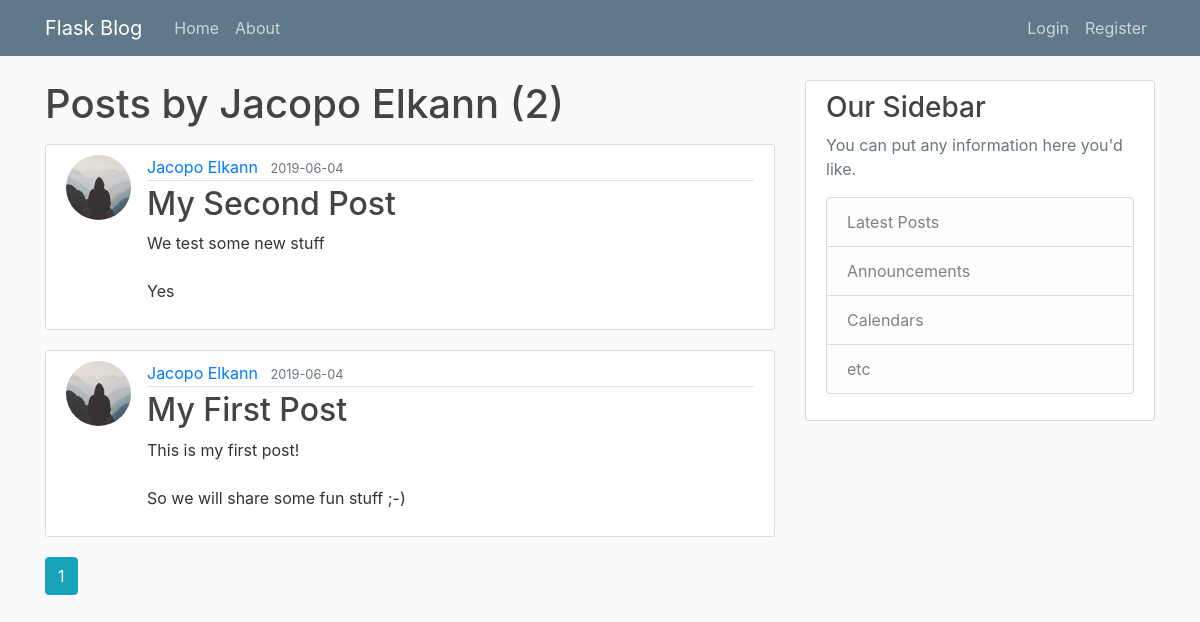
/user/Jacopo Elkann, run on an earlier commit of the app's database.
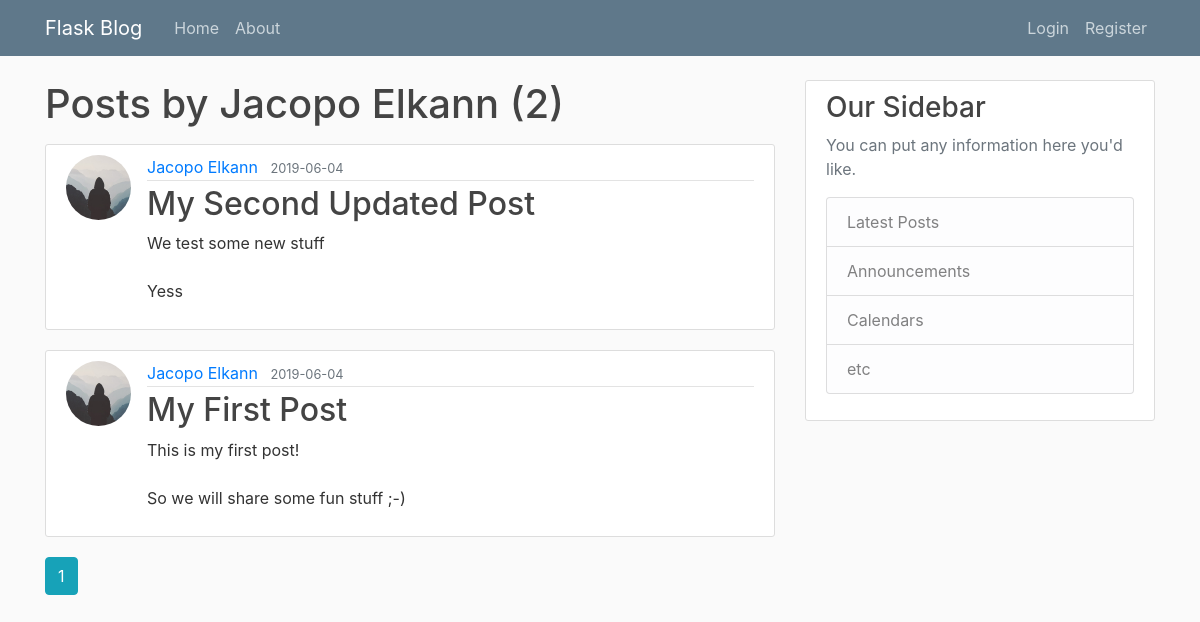
And on a later commit of the database.
### flaskblog/models.py (models this page shows, shortened)
class Post(db.Model):
    id = db.Column(db.Integer, primary_key=True)
    title = db.Column(db.String(100), nullable=False)
    date_posted = db.Column(db.DateTime, nullable=False, default=datetime.utcnow)
    content = db.Column(db.Text, nullable=False)
    user_id = db.Column(db.Integer, db.ForeignKey('user.id'), nullable=False)

class User(db.Model, UserMixin):
    id = db.Column(db.Integer, primary_key=True)
    username = db.Column(db.String(20), unique=True, nullable=False)
    email = db.Column(db.String(120), unique=True, nullable=False)
    image_file = db.Column(db.String(20), nullable=False, default='default.jpg')
    password = db.Column(db.String(60), nullable=False)
    posts = db.relationship('Post', backref='author', lazy=True)

### flaskblog/users/routes.py (the view)
@users.route("/user/<string:username>")
def user_posts(username):
    page = request.args.get('page', 1, type=int)
    user = User.query.filter_by(username=username).first_or_404()
    posts = Post.query.filter_by(author=user)\
        .order_by(Post.date_posted.desc())\
        .paginate(page=page, per_page=5)
    return render_template('user_posts.html', posts=posts, user=user)

### flaskblog/templates/user_posts.html
{% extends "layout.html" %}
{% block content %}
    <h1 class="mb-3">Posts by {{ user.username }} ({{ posts.total }})</h1>
    {% for post in posts.items %}
        <article class="media content-section">
          <img class="rounded-circle article-img" src="{{ url_for('static', filename='profile_pics/' + post.author.image_file) }}">
          <div class="media-body">
            <div class="article-metadata">
              <a class="mr-2" href="{{ url_for('users.user_posts', username=post.author.username) }}">{{ post.author.username }}</a>
              <small class="text-muted">{{ post.date_posted.strftime('%Y-%m-%d') }}</small>
            </div>
            <h2><a class="article-title" href="{{ url_for('posts.post', post_id=post.id) }}">{{ post.title }}</a></h2>
            <p class="article-content">{{ post.content }}</p>
          </div>
        </article>
    {% endfor %}
    {% for page_num in posts.iter_pages(left_edge=1, right_edge=1, left_current=1, right_current=2) %}
      {% if page_num %}
        {% if posts.page == page_num %}
          <a class="btn btn-info mb-4" href="{{ url_for('users.user_posts', username=user.username, page=page_num) }}">{{ page_num }}</a>
        {% else %}
          <a class="btn btn-outline-info mb-4" href="{{ url_for('users.user_posts', username=user.username, page=page_num) }}">{{ page_num }}</a>
        {% endif %}
      {% else %}
        ...
      {% endif %}
    {% endfor %}
{% endblock content %}

What changed in the data, as far as the page shows it:
changed Post: title "My Second Post" → "My Second Updated Post"; content "We test some new stuff Yes" → "We test some new stuff Yess"
